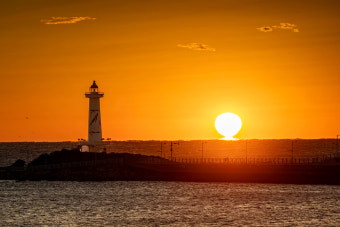
#> input picture roi/sun.jpeg, 340 x 227 px
$ python ROI.py
#> lines starting #> are read from the running program, lines starting #| are printed output that depends on the picture; after the words box and inside, x2 and y2 are one past the last pixel; in counts of white or black regions, pixels touching at a corner belong together
import cv2
import numpy as np

img = cv2.imread("sun.jpeg")
#> img is the input picture: shape (227, 340, 3); mean B, G, R 17.6, 94.2, 166.7

y, x = 100, 200
w, h = 50, 50
roi = img[y:y+h, x:x+w]
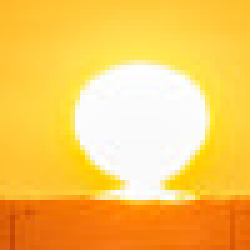
#> roi: shape (50, 50, 3) (shown 5 times larger); mean B, G, R 90.5, 199.4, 250.9

cv2.rectangle(roi, (0,0), (h-1,w-1), (0,255,0))
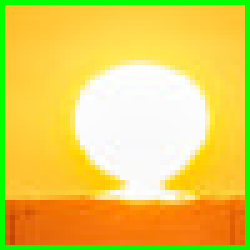
#> roi: shape (50, 50, 3) (shown 5 times larger); 7.84% of pixels changed, all inside (x1, y1, x2, y2) = (0, 0, 50, 50)
cv2.imshow("img", img)
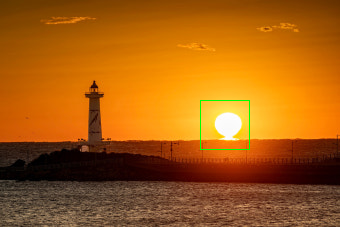
#> window 'img': shape (227, 340, 3); mean B, G, R 17.5, 94.5, 166.1

cv2.waitKey(0)
cv2.destroyAllWindows()

$ run again, with roi/image.png saved as roi/sun.jpeg
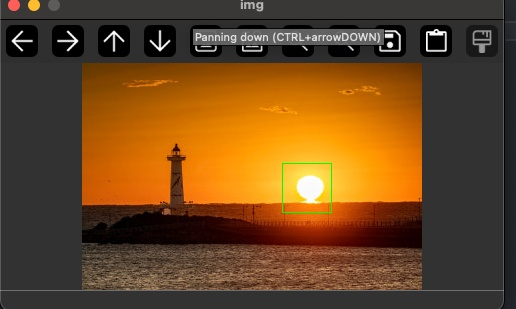
#> input picture roi/image.png, 516 x 309 px
#> img is the input picture: shape (309, 516, 3); mean B, G, R 34.6, 71.9, 106.7
#> `cv2.rectangle(roi, (0,0), (h-1,w-1), (0,255,0))`:
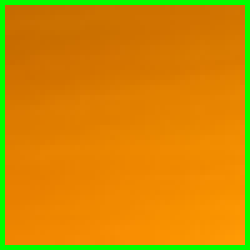
#> roi: shape (50, 50, 3) (shown 5 times larger); mean B, G, R 0.6, 138.1, 209.3
#> `cv2.imshow("img", img)`:
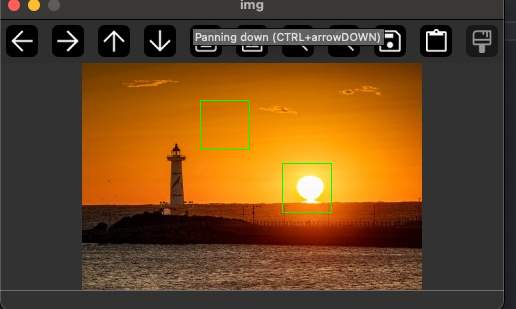
#> window 'img': shape (309, 516, 3); mean B, G, R 34.6, 72, 106.4
